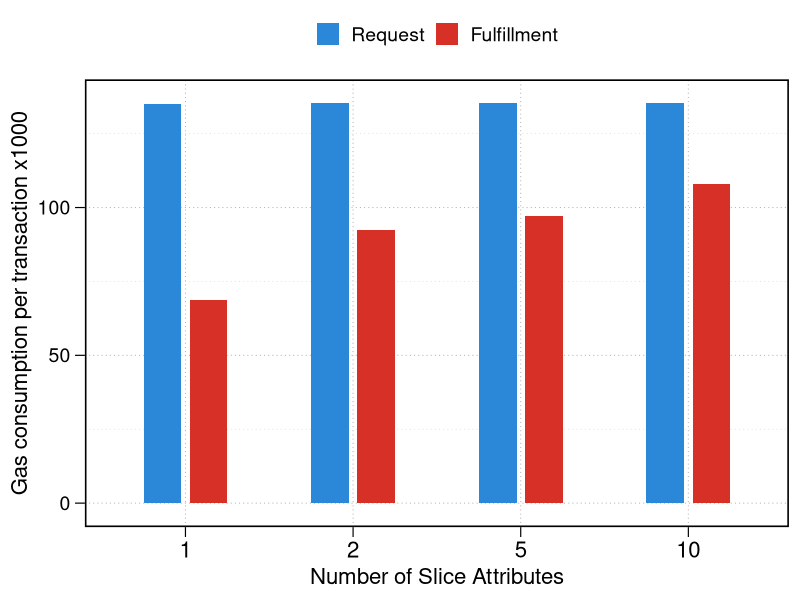

Here is the R script that generated this plot:
############################################################
# Attributes vs Gas Consumption (Request vs Fulfillment)
# Adapted to the provided style template
# Y axis in thousands (k) - NO BAR OUTLINES
# EXTRA SPACE BELOW (between bars and panel border)
############################################################

# ============================
# 1. CLEAR ENVIRONMENT
# ============================

rm(list = ls())
graphics.off()

# ============================
# 2. DATA VECTORS
# ============================

attributes <- c(1, 2, 5, 10)

gas_request <- c(135183, 135205, 135205, 135256)
gas_fulfillment <- c(68748, 92503, 97301, 108003)

# ============================
# 3. PREPARE DATA FOR PLOT
# ============================

library(ggplot2)

df <- data.frame(
  Attributes = factor(rep(attributes, times = 2), levels = attributes),
  GasUsedK   = c(gas_request, gas_fulfillment) / 1000,  # k
  Phase      = factor(
    rep(c("Request", "Fulfillment"), each = length(attributes)),
    levels = c("Request", "Fulfillment")
  )
)

# ============================
# 4. CREATE PLOT (Y AXIS IN k)
# ============================

p <- ggplot(df, aes(x = Attributes, y = GasUsedK, fill = Phase)) +
  geom_col(
    position = position_dodge(width = 0.55),
    width = 0.45,
    color = NA
  ) +
  scale_fill_manual(
    values = c(
      "Request" = "#2b88d8",
      "Fulfillment" = "#d73027"
    )
  ) +
  scale_y_continuous(
    # bottom space is the FIRST value (mult = c(bottom, top))
    expand = expansion(mult = c(0.06, 0.06))
  ) +
  labs(
    x = "Number of Slice Attributes",
    y = "Gas consumption per transaction x1000"
  ) +
  theme_bw(base_size = 16) +
  theme(
    panel.grid.major = element_line(
      linetype = "dotted",
      linewidth = 0.35,
      color = "grey70"
    ),
    panel.grid.minor = element_line(
      linetype = "dotted",
      linewidth = 0.25,
      color = "grey85"
    ),
    axis.title = element_text(face = "plain"),
    axis.text = element_text(color = "black"),
    axis.text.x = element_text(size = 16, color = "black"),
    axis.text.y = element_text(size = 14, color = "black"),
    axis.ticks = element_line(color = "black", linewidth = 0.4),
    axis.ticks.length = unit(2.5, "mm"),
    panel.border = element_rect(
      color = "black",
      linewidth = 1.1
    ),
    legend.title = element_blank(),
    legend.text = element_text(size = 14, color = "black"),
    legend.position = "top"
  )

print(p)

# ============================
# 5. SAVE PLOT AS PDF
# ============================

ggsave(
  filename = "attributes_vs_gas_request_fulfillment.pdf",
  plot = p,
  device = cairo_pdf,
  width = 8,
  height = 5,
  dpi = 300
)

############################################################
# End of file
############################################################
